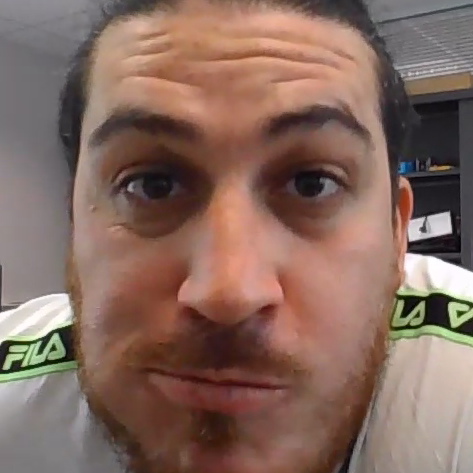
#> input picture Opencv modules/hichem.png, 473 x 473 px
$ python cartoon.py
#> lines starting #> are read from the running program, lines starting #| are printed output that depends on the picture; after the words box and inside, x2 and y2 are one past the last pixel; in counts of white or black regions, pixels touching at a corner belong together
import cv2

num_down = 2
num_bilateral = 7

img = cv2.imread("hichem.png")
#> img is the input picture: shape (473, 473, 3); mean B, G, R 95.2, 105.6, 133.9

img_copy = img

for _ in range(num_down):
   img_copy = cv2.pyrDown(img_copy)
#> this loop made 2 passes
#> pass 2, `img_copy = cv2.pyrDown(img_copy)`:
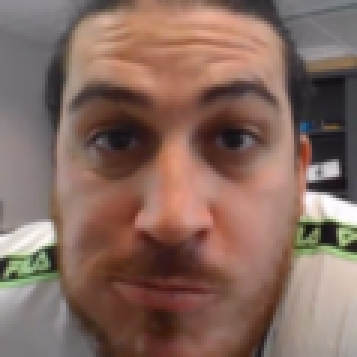
#> img_copy: shape (119, 119, 3) (shown 3 times larger); mean B, G, R 95.4, 105.7, 133.8


for _ in range(num_bilateral):
   img_copy = cv2.bilateralFilter(img_copy, d=9, sigmaColor=9, sigmaSpace=7)

for _ in range(num_down):
   img_copy = cv2.pyrUp(img_copy)
#> this loop made 2 passes
#> pass 1, `img_copy = cv2.pyrUp(img_copy)`:
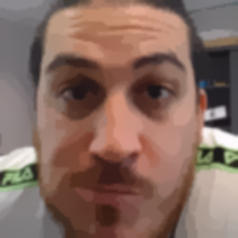
#> img_copy: shape (238, 238, 3); mean B, G, R 95.5, 105.9, 133.9


img_gray = cv2.cvtColor(img, cv2.COLOR_RGB2GRAY)
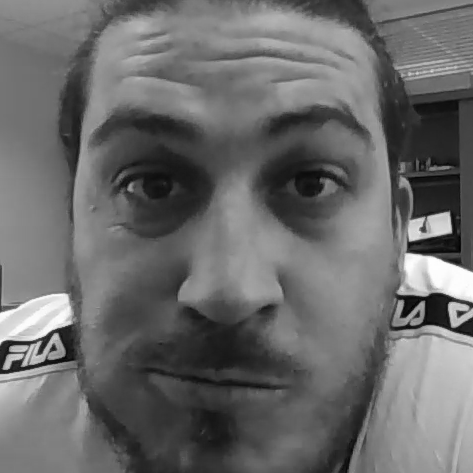
#> img_gray: shape (473, 473); min 1, max 255, mean 105.7
img_blur = cv2.medianBlur(img_gray, 7)


img_edge = cv2.adaptiveThreshold(img_blur, 255,
   cv2.ADAPTIVE_THRESH_MEAN_C,
   cv2.THRESH_BINARY,
   blockSize=9,
   C=2)
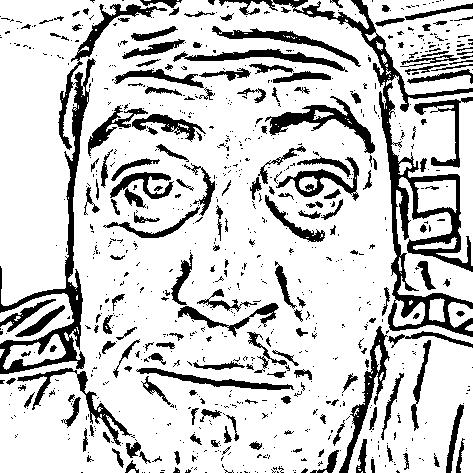
#> img_edge: shape (473, 473); 80.2% white; 835 black regions (645 under 20 px), largest, box (x1, y1, x2, y2) and area: (219, 0, 473, 337) 7779, (0, 4, 167, 374) 5414, (265, 96, 375, 154) 1528

img_edge = cv2.cvtColor(img_edge, cv2.COLOR_GRAY2RGB)
#> (the run stopped early here; a loop or call above may not have finished)
